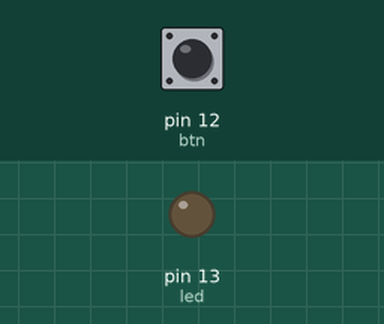
Simulated run of this sketch. Board: Arduino Uno, built with avr-gcc and run on an emulated ATmega328P. Shown: output pins drawn as LEDs (lit = HIGH). The test bench sets the inputs (shaded band); at power-on: pin 12 (btn) LOW.

Above: at 1.2 s.
1.3 s: pin 12 (btn) pulled HIGH for 0.15 s
At 1.9 s:
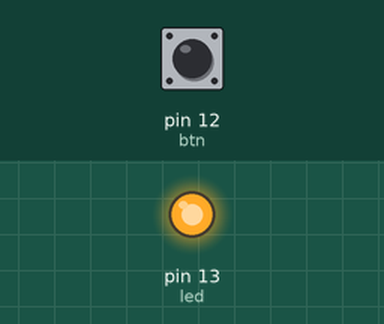
2.9 s: pin 12 (btn) pulled HIGH for 1 s
At 3.2 s:
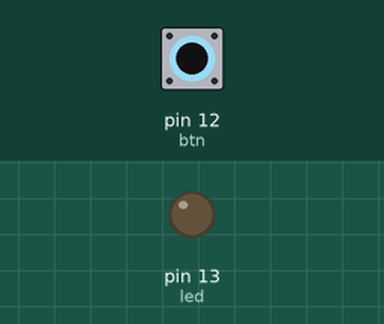
5.4 s: pin 12 (btn) pulled HIGH for 3.2 s
At 6.3 s:
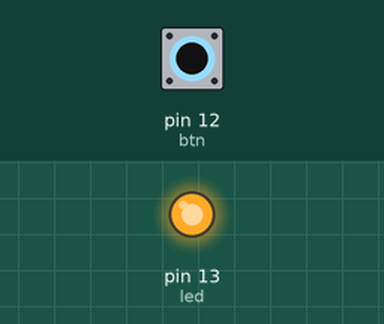
Timing chart, 0 to 8.4 s (numbered marks = the images above; inputs shaded):
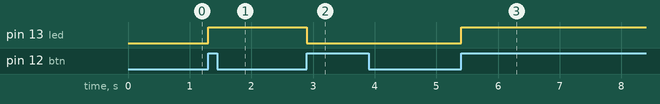

Measured:
- after the input at 1.3 s, pin 13 (led): LOW → HIGH at once
- after the input at 2.9 s, pin 13 (led): HIGH → LOW at once
- after the input at 5.4 s, pin 13 (led): LOW → HIGH at once

The sketch:

zadanie7.ino
```cpp
int led = 13, btn = 12;
bool status_old = false, status_new = false;

void setup()
{
  pinMode(led, OUTPUT);
  pinMode(btn, INPUT);
}

void loop()
{
  status_new = digitalRead(btn);
  if(status_new != status_old) {
   if(status_new == true){
     if(digitalRead(led) == LOW)	digitalWrite(led, HIGH);
     else	digitalWrite(led, LOW);
   }
  }
  status_old = status_new;
}
```
